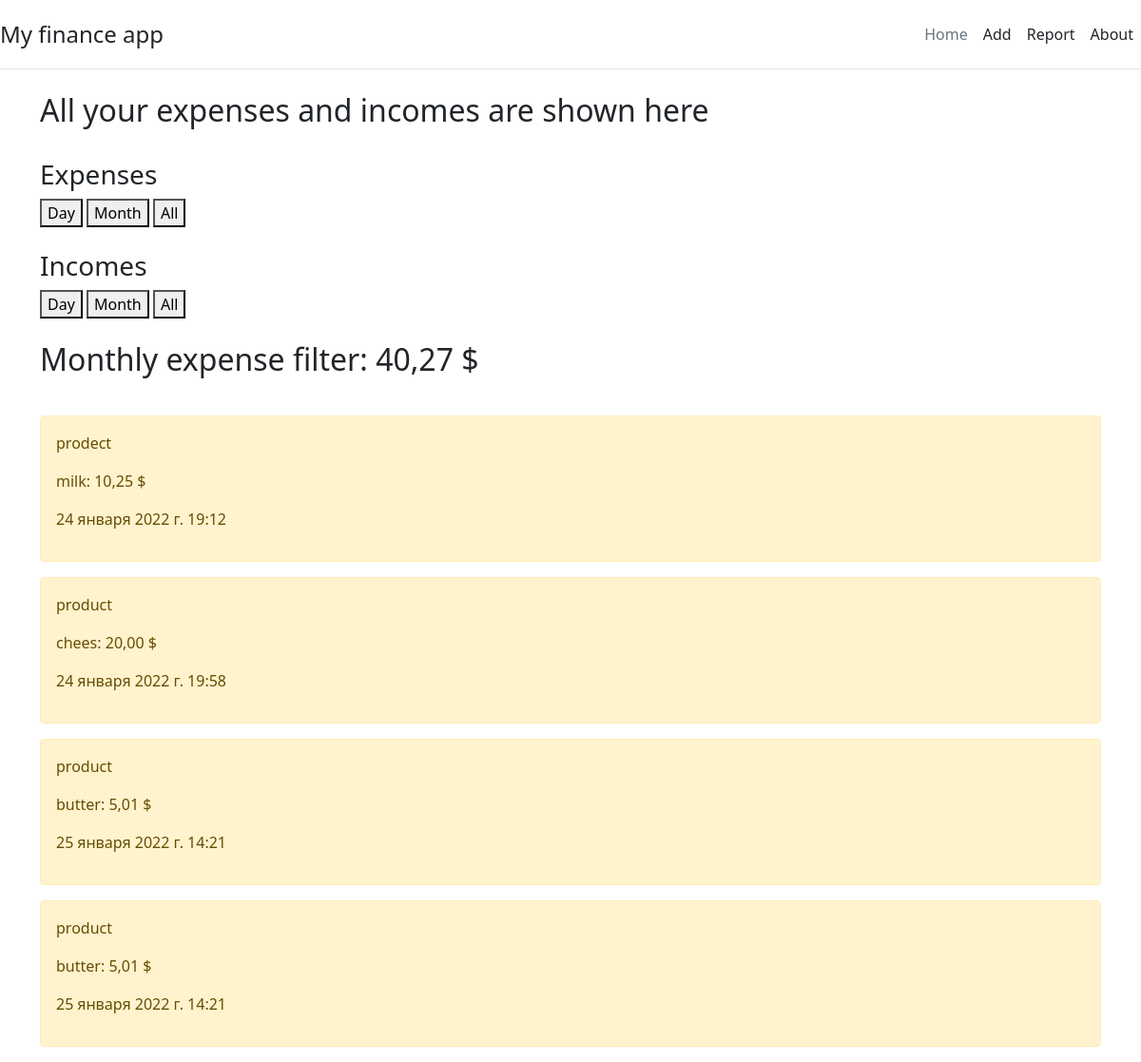
Page /report/month_costs on the committed database.
### base/models.py (models this page shows, shortened)
class Costs(models.Model):
    category = models.CharField(max_length=50)
    list = models.CharField(max_length=150)
    costs = models.DecimalField(decimal_places=2, max_digits=10)
    date = models.DateTimeField()

### base/views.py (the view)
# urls.py: path("report/<str:filter_btn>", views.report_filter, name="report_filter"),
def report_filter(request, filter_btn):
    costs = Costs.objects.all()
    income = Income.objects.all()
    sum_costs = 0
    sum_income = 0
    day = datetime.now() - timedelta(minutes=60*24)
    month = datetime.now() - timedelta(minutes=60*24*30)
    if filter_btn == "all_costs":
        for el in costs:
            sum_costs += el.costs
        context = {"title": "Report", "costs": costs, "sum_costs": sum_costs, "filter": "All Time Expense Filter"}
        return render(request, "base/report.html", context=context)
    elif filter_btn == "all_income":
        for el in income:
            sum_income += el.income
        context = {"title": "Report", "income": income, "sum_income": sum_income, "filter": "All Time Income Filter"}
        return render(request, "base/report.html", context=context)
    elif filter_btn == "day_costs":
        costs = costs.filter(date__gte=day)
        for el in costs:
            sum_costs += el.costs
        context = {"title": "Report", "costs": costs, "sum_costs": sum_costs, "filter": "Daily expense filter"}
        return render(request, "base/report.html", context=context)
    elif filter_btn == "day_income":
        income = income.filter(date__gte=day)
        for el in income:
            sum_income += el.income
        context = {"title": "Report", "income": income, "sum_income": sum_income, "filter": "Daily income filter"}
        return render(request, "base/report.html", context=context)
    elif filter_btn == "month_costs":
        costs = costs.filter(date__gte=day)
        for el in costs:
            sum_costs += el.costs
        context = {"title": "Report", "costs": costs, "sum_costs": sum_costs, "filter": "Monthly expense filter"}
        return render(request, "base/report.html", context=context)
    elif filter_btn == "month_income":
        income = income.filter(date__gte=month)
        for el in income:
            sum_income += el.income
        context = {"title": "Report", "income": income, "sum_income": sum_income, "filter": "Monthly income filter"}
        return render(request, "base/report.html", context=context)

### base/templates/base/report.html (shortened to what this page needs)
{% extends "base/base.html" %}
{% block content %}
    <h2>All your expenses and incomes are shown here </h2><br>
    <div>
        <h3>Expenses</h3>
        <a href="{% url 'report_filter' filter_btn='day_costs' %}"><button>Day</button></a>
        <a href="{% url 'report_filter' filter_btn='month_costs' %}"><button>Month</button></a>
        <a href="{% url 'report_filter' filter_btn='all_costs' %}"><button>All</button></a>
    </div>
    <br>
    <div>
        <h3>Incomes</h3>
        <a href="{% url 'report_filter' filter_btn='day_income' %}"><button>Day</button></a>
        <a href="{% url 'report_filter' filter_btn='month_income' %}"><button>Month</button></a>
        <a href="{% url 'report_filter' filter_btn='all_income' %}"><button>All</button></a>
    </div>
    <br>
    {% if costs %}
    <h2>{{ filter }}: {{ sum_costs }} $</h2>
        <br>
        {% for cost in costs %}
            <div class="alert alert-warning mt-2">
                <p>{{ cost.category }}</p>
                <p>{{ cost.list }}: {{ cost.costs }} $</p>
                <p>{{ cost.date }}</p>
            </div>
        {% endfor %}
    {% endif %}
{% endblock %}

### rows in the picture
Costs: category "prodect", list "milk", costs "10,25", date "24 января 2022 г. 19:12"
Costs: category "product", list "chees", costs "20,00", date "24 января 2022 г. 19:58"
Costs: category "product", list "butter", costs "5,01", date "25 января 2022 г. 14:21"
Costs: category "product", list "butter", costs "5,01", date "25 января 2022 г. 14:21"

### other values in the picture
{{ filter }} "Monthly expense filter"
{{ sum_costs }} "40,27"
